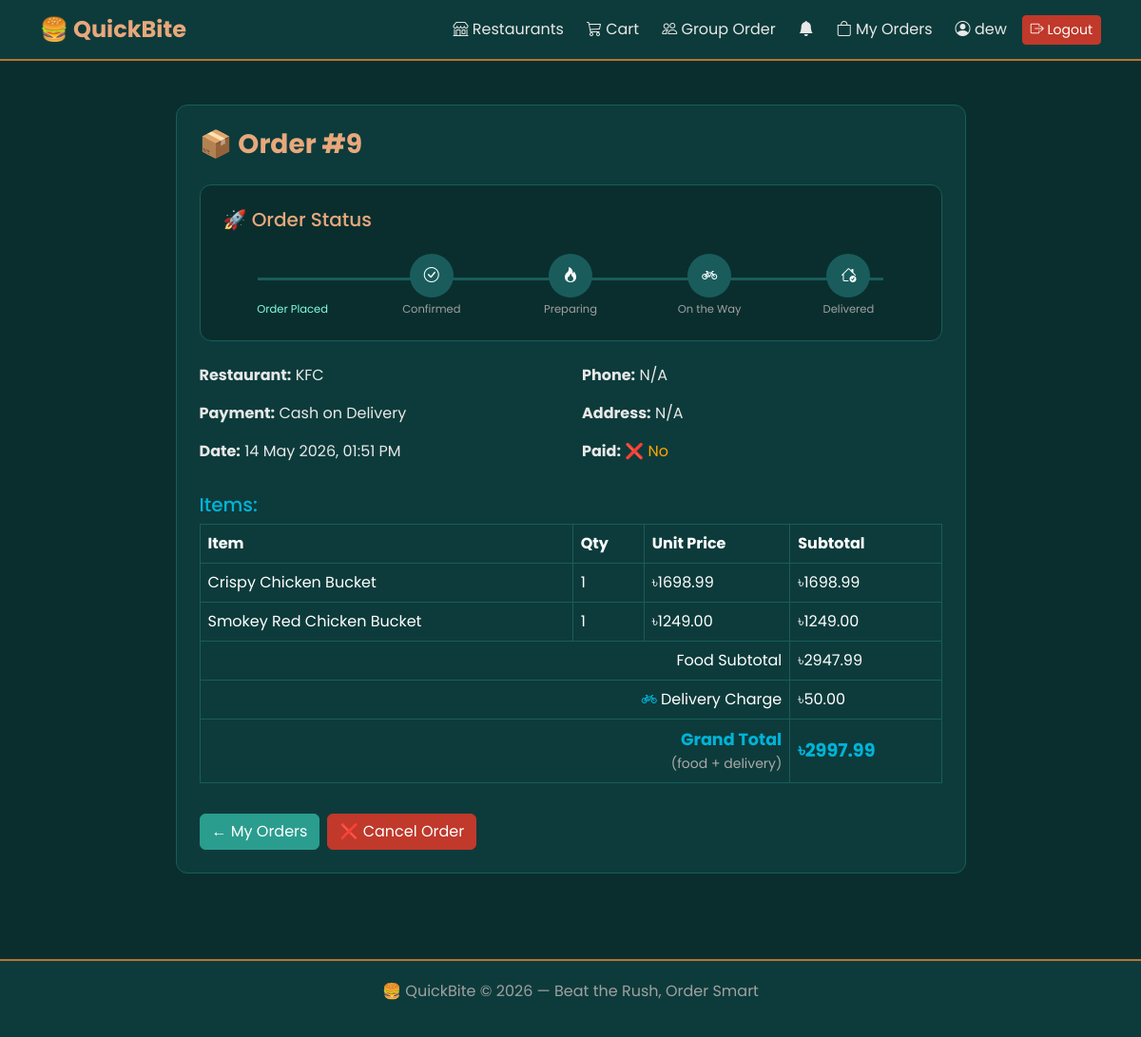
Screenshot of /orders/9/ (signed in) with the database file from the repository.
### accounts/models.py (models this page shows, shortened)
class User(AbstractUser):
    is_customer = models.BooleanField(default=True)
    is_restaurant_owner = models.BooleanField(default=False)
    phone_number = models.CharField(max_length=15, blank=True, null=True)
    address = models.TextField(blank=True, null=True)
    allergies = models.TextField(blank=True, null=True)
    profile_picture = models.ImageField(
        upload_to='profile_pictures/',
        blank=True,
        null=True
    )

### orders/models.py (models this page shows, shortened)
class Order(models.Model):
    PAYMENT_CHOICES = [
        ('COD', 'Cash on Delivery'),
        ('BKASH', 'Bkash'),
        ('NAGAD', 'Nagad'),
    ]
    STATUS_CHOICES = [
        ('PENDING',    'Order Placed'),
        ('CONFIRMED',  'Confirmed'),
        ('PREPARING',  'Preparing'),
        ('ON_THE_WAY', 'On the Way'),
        ('DELIVERED',  'Delivered'),
        ('CANCELED',   'Canceled'),
    ]
    restaurant = models.ForeignKey(
        Restaurant, on_delete=models.SET_NULL,
        null=True, related_name='orders'
    )
    user = models.ForeignKey(
        settings.AUTH_USER_MODEL,
        on_delete=models.CASCADE
    )
    status = models.CharField(
        max_length=20,
        choices=STATUS_CHOICES,
        default='PENDING'
    )
    total_price = models.DecimalField(
        max_digits=10, decimal_places=2, default=0
    )
    delivery_charge = models.DecimalField(
        max_digits=6, decimal_places=2, default=0
    )
    is_paid = models.BooleanField(default=False)
    created_at = models.DateTimeField(auto_now_add=True)
    payment_method = models.CharField(
        max_length=10,
        choices=PAYMENT_CHOICES,
        default='COD'
    )
    customer_phone = models.CharField(max_length=15)
    customer_address = models.TextField()
    def grand_total(self):
        return self.total_price + self.delivery_charge

class OrderItem(models.Model):
    order = models.ForeignKey(
        Order, on_delete=models.CASCADE,
        related_name='items'
    )
    menu_item = models.ForeignKey(
        MenuItem, on_delete=models.CASCADE
    )
    quantity = models.PositiveIntegerField(default=1)
    price = models.DecimalField(max_digits=8, decimal_places=2)
    def get_subtotal(self):
        return self.price * self.quantity

### restaurants/models.py (models this page shows, shortened)
class Restaurant(models.Model):
    owner = models.OneToOneField(
        settings.AUTH_USER_MODEL,
        on_delete=models.CASCADE,
        related_name='restaurant'
    )
    name = models.CharField(max_length=100)
    description = models.TextField()
    image = models.ImageField(upload_to='restaurant_images/', blank=True, null=True)
    address = models.CharField(max_length=255)
    phone = models.CharField(max_length=15, blank=True, null=True)
    opening_time = models.TimeField(blank=True, null=True)
    closing_time = models.TimeField(blank=True, null=True)
    is_active = models.BooleanField(default=True)

class MenuItem(models.Model):
    restaurant = models.ForeignKey(
        Restaurant,
        on_delete=models.CASCADE,
        related_name='menu_items'
    )
    name = models.CharField(max_length=100)
    description = models.TextField(blank=True)
    image = models.ImageField(upload_to='menu_item_images/', blank=True, null=True)
    price = models.DecimalField(max_digits=8, decimal_places=2)
    ingredients = models.TextField(blank=True, null=True)
    is_available = models.BooleanField(default=True)

### orders/views.py (the view)
# urls.py: path('<int:order_id>/', views.order_detail, name='order_detail'),
@login_required
def order_detail(request, order_id):
    order = get_object_or_404(Order, id=order_id, user=request.user)
    return render(request, 'orders/order_detail.html', {'order': order})

### templates/orders/order_detail.html (shortened to what this page needs)
{% extends 'base.html' %}
{% block content %}
<div class="row justify-content-center">
    <div class="col-md-9">
        <div class="card p-4">
            <h3 class="section-title">📦 Order #{{ order.id }}</h3>
            <div class="card p-4 mb-4" style="background:var(--teal-dark);">
                <h5 style="color:var(--copper-bright);" class="mb-4">
                    🚀 Order Status
                </h5>
                <div class="d-flex justify-content-between align-items-center position-relative">
                    {% with step=order.status %}
                    <div class="text-center" style="z-index:1; flex:1;">
                        <div class="mx-auto rounded-circle d-flex
                        align-items-center justify-content-center"
                             style="width:46px; height:46px;
                             color:{% if step == 'PENDING' or step == 'CONFIRMED' or step == 'PREPARING' or step == 'ON_THE_WAY' or step == 'DELIVERED' %}#80ffdb{% else %}#a0a0a0{% endif %};
                            <i class="bi bi-receipt"
                               style="color:white;"></i>
                        </div>
                        <p class="mt-1 mb-0"
                           style="font-size:0.72rem;
                           color:{% if step == 'PENDING' or step == 'CONFIRMED' or step == 'PREPARING' or step == 'ON_THE_WAY' or step == 'DELIVERED' %}#80ffdb{% else %}#a0a0a0{% endif %};
"> Order Placed
                        </p>
                    </div>
        <div class="text-center" style="z-index:1; flex:1;">
            <div class="mx-auto rounded-circle d-flex
                        align-items-center justify-content-center"
                 style="width:46px; height:46px;
                        background:{% if step == 'CONFIRMED' or step == 'PREPARING' or step == 'ON_THE_WAY' or step == 'DELIVERED' %}var(--teal-accent){% else %}var(--teal-light){% endif %};">
                <i class="bi bi-check-circle"
                   style="color:white;"></i>
            </div>
            <p class="mt-1 mb-0"
               style="font-size:0.72rem;
                      color:{% if step == 'CONFIRMED' or step == 'PREPARING' or step == 'ON_THE_WAY' or step == 'DELIVERED' %}#80ffdb{% else %}#a0a0a0{% endif %};">
                Confirmed
            </p>
        </div>
        <div class="text-center" style="z-index:1; flex:1;">
            <div class="mx-auto rounded-circle d-flex
                        align-items-center justify-content-center"
                 style="width:46px; height:46px;
                        background:{% if step == 'PREPARING' or step == 'ON_THE_WAY' or step == 'DELIVERED' %}var(--teal-accent){% else %}var(--teal-light){% endif %};">
                <i class="bi bi-fire"
                   style="color:white;"></i>
            </div>
            <p class="mt-1 mb-0"
               style="font-size:0.72rem;
                      color:{% if step == 'PREPARING' or step == 'ON_THE_WAY' or step == 'DELIVERED' %}#80ffdb{% else %}#a0a0a0{% endif %};">
                Preparing
            </p>
        </div>
        <div class="text-center" style="z-index:1; flex:1;">
            <div class="mx-auto rounded-circle d-flex
                        align-items-center justify-content-center"
                 style="width:46px; height:46px;
                        background:{% if step == 'ON_THE_WAY' or step == 'DELIVERED' %}var(--teal-accent){% else %}var(--teal-light){% endif %};">
                <i class="bi bi-bicycle"
                   style="color:white;"></i>
            </div>
            <p class="mt-1 mb-0"
               style="font-size:0.72rem;
                      color:{% if step == 'ON_THE_WAY' or step == 'DELIVERED' %}#80ffdb{% else %}#a0a0a0{% endif %};">
                On the Way
            </p>
        </div>
        <div class="text-center" style="z-index:1; flex:1;">
            <div class="mx-auto rounded-circle d-flex
                        align-items-center justify-content-center"
                 style="width:46px; height:46px;
                        background:{% if step == 'DELIVERED' %}var(--teal-accent){% else %}var(--teal-light){% endif %};">
                <i class="bi bi-house-check"
                   style="color:white;"></i>
            </div>
            <p class="mt-1 mb-0"
               style="font-size:0.72rem;
                      color:{% if step == 'DELIVERED' %}#80ffdb{% else %}#a0a0a0{% endif %};">
                Delivered
            </p>
        </div>
        {% endwith %}
    </div>
</div>
            <div class="row mb-3">
                <div class="col-md-6">
                    <p>
                        <strong>Restaurant:</strong>
                        {{ order.restaurant.name }}
                    </p>
                    <p>
                        <strong>Payment:</strong>
                        {{ order.get_payment_method_display }}
                    </p>
                    <p>
                        <strong>Date:</strong>
                        {{ order.created_at|date:"d M Y, h:i A" }}
                    </p>
                </div>
                <div class="col-md-6">
                    <p>
                        <strong>Phone:</strong>
                        {{ order.customer_phone }}
                    </p>
                    <p>
                        <strong>Address:</strong>
                        {{ order.customer_address }}
                    </p>
                    <p>
                        <strong>Paid:</strong>
                        {% if order.is_paid %}
                            <span style="color:lightgreen;">✅ Yes</span>
                        {% else %}
                            <span style="color:orange;">❌ No</span>
                        {% endif %}
                    </p>
                </div>
            </div>
            <h5 style="color:#00b4d8;">Items:</h5>
            <table class="table table-dark table-bordered">
                <thead>
                    <tr>
                        <th>Item</th>
                        <th>Qty</th>
                        <th>Unit Price</th>
                        <th>Subtotal</th>
                    </tr>
                </thead>
                <tbody>
                    {% for item in order.items.all %}
                    <tr>
                        <td>{{ item.menu_item.name }}</td>
                        <td>{{ item.quantity }}</td>
                        <td>৳{{ item.price }}</td>
                        <td>৳{{ item.get_subtotal }}</td>
                    </tr>
                    {% endfor %}
                </tbody>
                <tfoot>
                    <tr>
                        <td colspan="3" class="text-end">
                            Food Subtotal
                        </td>
                        <td>৳{{ order.total_price }}</td>
                    </tr>
                    <tr>
                        <td colspan="3" class="text-end">
                            <i class="bi bi-bicycle"
                               style="color:#00b4d8;"></i>
                            Delivery Charge
                        </td>
                        <td>৳{{ order.delivery_charge }}</td>
                    </tr>
                    <tr style="background:#0d1b2a;">
                        <td colspan="3" class="text-end">
                            <strong style="color:#00b4d8;
                                           font-size:1.1rem;">
                                Grand Total
                            </strong>
                            <br>
                            <small style="color:#aaa;">
                                (food + delivery)
                            </small>
                        </td>
                        <td>
                            <strong style="color:#00b4d8;
                                           font-size:1.2rem;">
                                ৳{{ order.grand_total }}
                            </strong>
                        </td>
                    </tr>
                </tfoot>
            </table>
            <div class="d-flex gap-2 mt-3">
                <a href="{% url 'orders:my_orders' %}"
                   class="btn btn-primary">
                    ← My Orders
                </a>
                {% if order.status == 'PENDING' %}
                <a href="{% url 'orders:cancel_order' order.id %}"
                   class="btn btn-danger"
                   onclick="return confirm('Cancel this order?')">
                    ❌ Cancel Order
                </a>
                {% endif %}
            </div>
        </div>
    </div>
</div>
{% endblock %}

### templates/base.html (shortened to what this page needs)
<!DOCTYPE html>
<html lang="en">
<head>
    <link href="https://cdn.jsdelivr.net/npm/bootstrap@5.3.0/dist/css/bootstrap.min.css" rel="stylesheet">
    <link href="https://cdn.jsdelivr.net/npm/bootstrap-icons@1.10.5/font/bootstrap-icons.css" rel="stylesheet">
</head>
<body>
<nav class="navbar navbar-expand-lg navbar-dark">
    <div class="container">
        <a class="navbar-brand" href="{% url 'home' %}">
            🍔 QuickBite
        </a>
        <div class="collapse navbar-collapse" id="navbarNav">
            <ul class="navbar-nav ms-auto align-items-center gap-2">
                <li class="nav-item">
                    <a class="nav-link" href="{% url 'home' %}">
                        <i class="bi bi-shop"></i> Restaurants
                    </a>
                </li>
                <li class="nav-item">
                    <a class="nav-link" href="{% url 'orders:view_cart' %}">
                        <i class="bi bi-cart3"></i> Cart
                    </a>
                </li>
                <li class="nav-item">
                    <a class="nav-link" href="{% url 'group_order:group_list' %}">
                        <i class="bi bi-people"></i> Group Order
                    </a>
                </li>
                {% if user.is_authenticated %}
                <li class="nav-item">
                    <a class="nav-link position-relative"
                       href="{% url 'orders:notifications' %}">
                        <i class="bi bi-bell-fill"
                           style="color:{% if unread_notifications > 0 %}#b87333{% else %}#e8e8e8{% endif %};">
                        </i>
                    </a>
                </li>
                    <li class="nav-item">
                        <a class="nav-link" href="{% url 'orders:my_orders' %}">
                            <i class="bi bi-bag"></i> My Orders
                        </a>
                    </li>
                    <li class="nav-item">
                        <a class="nav-link" href="{% url 'accounts:profile' %}">
                            <i class="bi bi-person-circle"></i>
                            {{ user.first_name|default:user.username }}
                        </a>
                    </li>
                    <li class="nav-item">
                        <form method="post" action="{% url 'accounts:logout' %}">
                            <button type="submit" class="btn btn-sm btn-danger">
                                <i class="bi bi-box-arrow-right"></i> Logout
                            </button>
                        </form>
                    </li>
                {% endif %}
            </ul>
        </div>
    </div>
</nav>
<div class="page-wrapper">
    <div class="container">
        {% block content %}
        {% endblock %}
    </div>
</div>
<div class="footer">
    <p>🍔 QuickBite &copy; 2026 — Beat the Rush, Order Smart</p>
</div>
</body>
</html>

### rows the page displays
User: first_name "dew"
Order: id "9", restaurant.name "KFC", payment_method "Cash on Delivery", created_at "14 May 2026, 01:51 PM", customer_phone "N/A", customer_address "N/A", total_price "2947.99", delivery_charge "50.00", grand_total "2997.99"
OrderItem: menu_item.name "Crispy Chicken Bucket", quantity "1", price "1698.99", get_subtotal "1698.99"
OrderItem: menu_item.name "Smokey Red Chicken Bucket", quantity "1", price "1249.00", get_subtotal "1249.00"
